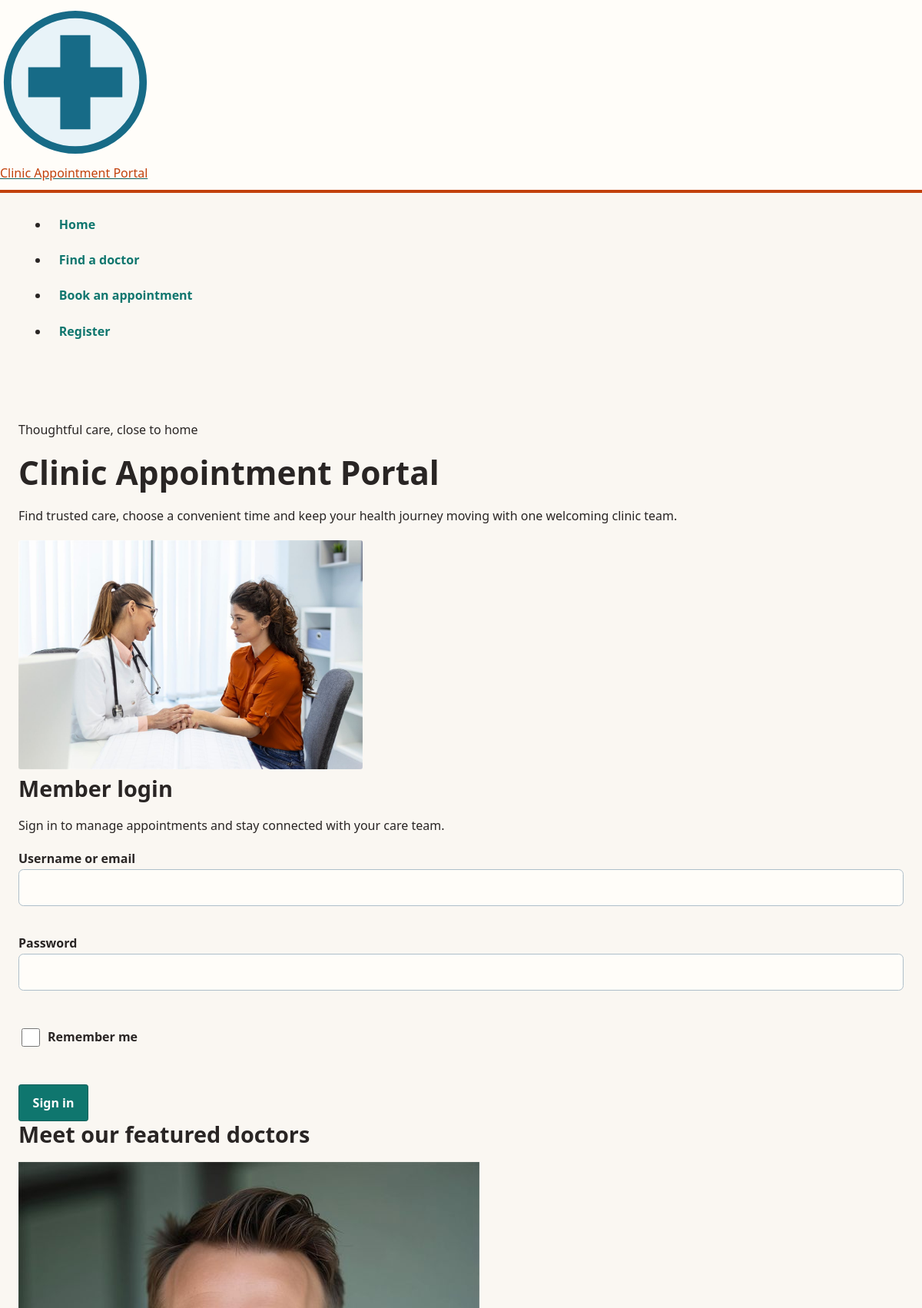
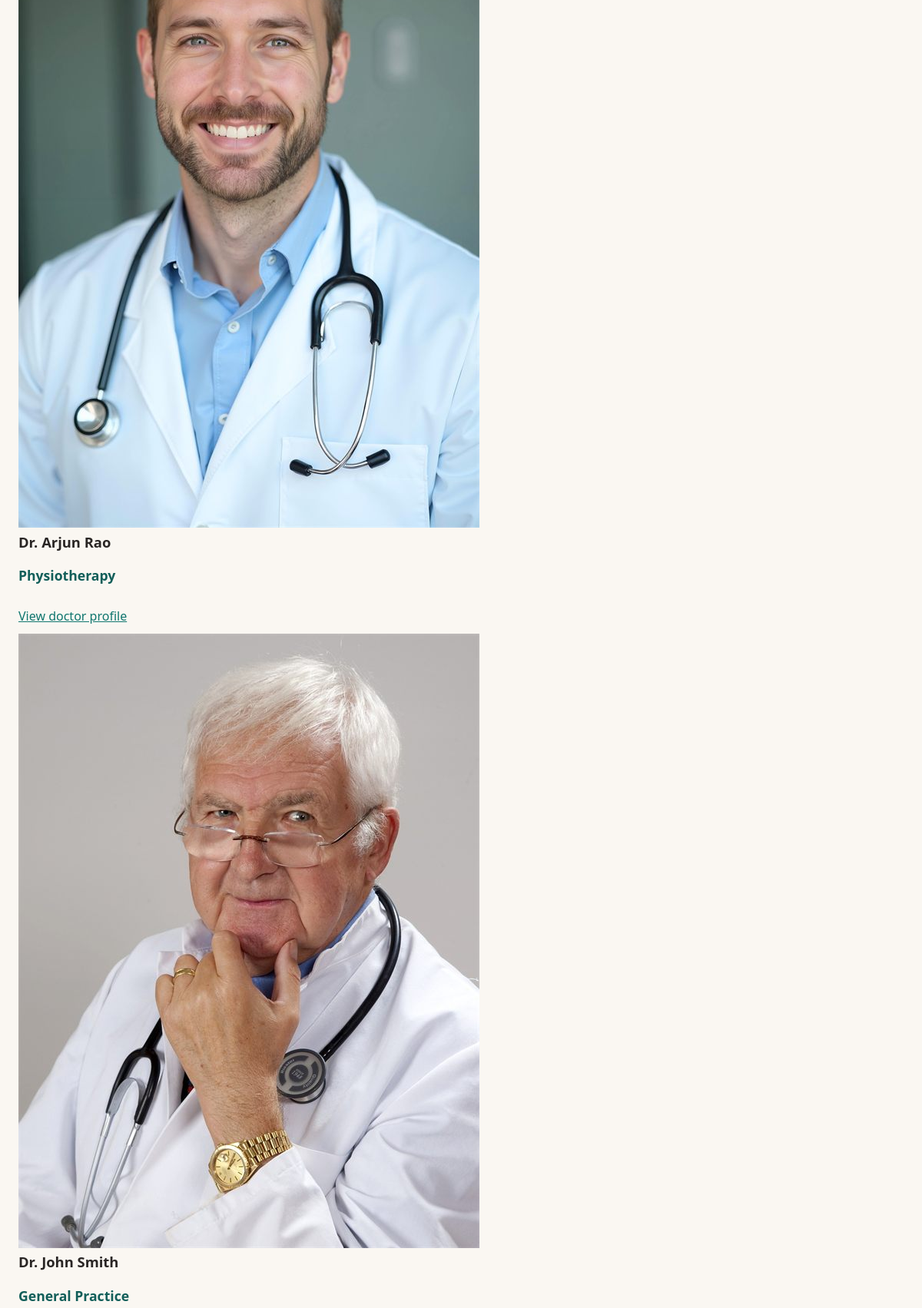
Page /clinic-base/index.php (upper part) on the committed database (2 pictures, top to bottom).
### tables this page shows
CREATE TABLE `doctor` (
  `DoctorID` INT NOT NULL AUTO_INCREMENT,
  `FullName` VARCHAR(100) NOT NULL,
  `User` VARCHAR(100) NOT NULL,
  `HashPass` VARCHAR(255) NOT NULL,
  `Email` VARCHAR(100) NOT NULL,
  `Specialty` VARCHAR(80) DEFAULT NULL,
  `Qualifications` VARCHAR(255) DEFAULT NULL,
  `Languages` VARCHAR(120) DEFAULT NULL,
  `WriteUp` MEDIUMTEXT DEFAULT NULL,
  `ImageURL` VARCHAR(255) DEFAULT NULL,
  PRIMARY KEY (`DoctorID`),
  UNIQUE KEY `uq_doctor_user` (`User`),
  UNIQUE KEY `uq_doctor_email` (`Email`)
);

### clinic-base/lib/helpers.php (called while the page is built, shortened)
<?php
function e(mixed $s): string
{
    return htmlspecialchars($s ?? '', ENT_QUOTES, 'UTF-8');
}
function base_path(): string
{
    static $base = null;
    if ($base !== null) {
        return $base;
    }
    $base = '';
    $script = str_replace('\\', '/', (string) ($_SERVER['SCRIPT_NAME'] ?? ''));
    $file = realpath((string) ($_SERVER['SCRIPT_FILENAME'] ?? ''));
    $root = realpath(dirname(__DIR__));
    $inApp = str_replace('\\', '/', substr($file, strlen($root)));
    if ($inApp !== '' && strcasecmp(substr($script, -strlen($inApp)), $inApp) === 0) {
        $base = rtrim(substr($script, 0, -strlen($inApp)), '/');
    }
    return $base;
}
function url(string $path): string
{
    return base_path() . $path;
}
function app_request_uri(): string
{
    $uri = (string) ($_SERVER['REQUEST_URI'] ?? '/');
    $base = base_path();
    if ($base !== '' && strncasecmp($uri, $base, strlen($base)) === 0) {
        $uri = substr($uri, strlen($base));
    }
    return $uri === '' ? '/' : $uri;
}
function old(string $key, mixed $default = ''): mixed
{
    $value = $_SESSION['old'][$key] ?? $default;
    return $value;
}

### clinic-base/lib/auth.php (called while the page is built, shortened)
<?php
require_once __DIR__ . DIRECTORY_SEPARATOR . 'helpers.php';
function current_user(): ?array
{
    if (array_key_exists('_auth_current_user_cache', $GLOBALS)) {
        return $GLOBALS['_auth_current_user_cache'];
    }
    $role = $_SESSION['role'] ?? null;
    $id = $_SESSION['id'] ?? null;
    if (!is_string($role) || !in_array($role, ['doctor', 'patient', 'admin'], true)) {
        return auth_cache_current_user(null);
    }
    $profile = account_by_id($role, (int) $id);
    $profile['role'] = $role;
    $profile['id'] = (int) $id;
    return auth_cache_current_user($profile);
}
function auth_cache_current_user(?array $user): ?array
{
    return $user;
}

### clinic-base/models/doctors.php (called while the page is built, shortened)
<?php
require_once dirname(__DIR__) . DIRECTORY_SEPARATOR . 'lib' . DIRECTORY_SEPARATOR . 'db.php';
function all_doctors(?string $specialty = null): array
{
    $sql = 'SELECT `DoctorID`, `FullName`, `Specialty`, `Qualifications`, `Languages`, `WriteUp`, `ImageURL`
                , (SELECT MIN(`SlotDateTime`)
                   FROM `slots`
                   WHERE `slots`.`DoctorID` = `doctor`.`DoctorID`
                     AND `slots`.`Status` = \'Available\'
                     AND `slots`.`SlotDateTime` >= NOW()) AS `NextAvailable`
            FROM `doctor`';
    $params = [];
    $sql .= ' ORDER BY `FullName`';
    return q_all($sql, $params);
}

### clinic-base/lib/db.php (called while the page is built, shortened)
<?php
function db(): PDO
{
    static $connection;
    if (!$connection instanceof PDO) {
        $dsn = 'mysql:host=' . DB_HOST
            . ';dbname=' . DB_NAME
            . ';charset=utf8mb4';
        $connection = new PDO($dsn, DB_USER, DB_PASS, [
            PDO::ATTR_ERRMODE => PDO::ERRMODE_EXCEPTION,
            PDO::ATTR_DEFAULT_FETCH_MODE => PDO::FETCH_ASSOC,
            PDO::ATTR_EMULATE_PREPARES => false,
            PDO::MYSQL_ATTR_INIT_COMMAND => "SET time_zone = '" . (new DateTimeImmutable())->format('P') . "'",
        ]);
    }
    return $connection;
}
function q(string $sql, array $params = []): PDOStatement
{
    $statement = db()->prepare($sql);
    $statement->execute($params);
    return $statement;
}
function q_all(string $sql, array $params = []): array
{
    return q($sql, $params)->fetchAll();
}

### clinic-base/index.php (the view, shortened to what this page needs)
<?php
require_once __DIR__ . DIRECTORY_SEPARATOR . 'lib' . DIRECTORY_SEPARATOR . 'helpers.php';
require_once __DIR__ . DIRECTORY_SEPARATOR . 'lib' . DIRECTORY_SEPARATOR . 'auth.php';
require_once __DIR__ . DIRECTORY_SEPARATOR . 'models' . DIRECTORY_SEPARATOR . 'doctors.php';
$doctors = array_slice(all_doctors(), 0, 3);
$user = current_user();
$homeByRole = [
    'patient' => '/patient/home.php',
    'doctor' => '/doctor/home.php',
    'admin' => '/admin/console.php',
];
$home = is_array($user) ? ($homeByRole[(string) ($user['role'] ?? '')] ?? '/index.php') : null;
require __DIR__ . DIRECTORY_SEPARATOR . 'partials' . DIRECTORY_SEPARATOR . 'header.php';
require __DIR__ . DIRECTORY_SEPARATOR . 'partials' . DIRECTORY_SEPARATOR . 'nav.php';
?>
<main>
    <section class="hero-band">
        <div class="hero-copy">
            <p class="eyebrow">Thoughtful care, close to home</p>
            <h1>Clinic Appointment Portal</h1>
            <p>Find trusted care, choose a convenient time and keep your health journey moving with one welcoming clinic team.</p>
        </div>
        <img src="<?= e(url('/assets/img/Doctor_Consulting.jpg')) ?>" width="1280" height="853" decoding="async" alt="A doctor consulting with a patient" class="hero-image">
    </section>
    <section class="member-login" aria-labelledby="member-login-heading">
<?php if ($user !== null): ?>
        <h2 id="member-login-heading">Welcome back, <?= e((string) ($user['FullName'] ?? $user['User'] ?? 'member')) ?>.</h2>
        <p>Your clinic portal is ready when you are.</p>
        <a class="button" href="<?= e(url($home ?? '/index.php')) ?>">Go to your home</a>
<?php else: ?>
        <h2 id="member-login-heading">Member login</h2>
        <p>Sign in to manage appointments and stay connected with your care team.</p>
        <form method="post" action="<?= e(url('/actions/login.php')) ?>">
            <p>
                <label for="username-or-email">Username or email</label>
                <input id="username-or-email" name="username_or_email" type="text" value="<?= e((string) old('username_or_email')) ?>" autocomplete="username" required>
            </p>
            <p>
                <label for="login-password">Password</label>
                <input id="login-password" name="password" type="password" autocomplete="current-password" required>
            </p>
            <p>
                <label><input name="remember_me" type="checkbox" value="1"> Remember me</label>
            </p>
            <button type="submit">Sign in</button>
        </form>
<?php endif; ?>
    </section>
    <section class="featured-doctors" aria-labelledby="featured-doctors-heading">
        <h2 id="featured-doctors-heading">Meet our featured doctors</h2>
        <div class="doctor-cards">
<?php if ($doctors === []): ?>
            <p class="empty-state">No doctors are currently available.</p>
<?php else: ?>
<?php foreach ($doctors as $doctor):
    $image = trim((string) ($doctor['ImageURL'] ?? ''));
    $image = $image === '' ? '/assets/img/clinic-logo.svg' : '/' . ltrim($image, '/');
?>
            <article class="doctor-card">
                <img src="<?= e(url($image)) ?>" alt="Portrait of <?= e((string) $doctor['FullName']) ?>">
                <h3><?= e((string) $doctor['FullName']) ?></h3>
<?php if (trim((string) ($doctor['Specialty'] ?? '')) !== ''): ?>
                <p class="doctor-specialty"><?= e((string) $doctor['Specialty']) ?></p>
<?php endif; ?>
                <a href="<?= e(url('/doctor.php?id=' . (int) $doctor['DoctorID'])) ?>">View doctor profile</a>
            </article>
<?php endforeach; ?>
<?php endif; ?>
        </div>
    </section>
</main>
<?php
require __DIR__ . DIRECTORY_SEPARATOR . 'partials' . DIRECTORY_SEPARATOR . 'footer.php';

### clinic-base/assets/tokens.css (style rules this page uses)
:root { --c-ink: #292524; --c-muted: #57534e; --c-paper: #fffdf9; --c-surface: #faf7f2; --c-line: #ded6ca; --c-primary: #0f766e; --c-primary-dark: #115e59; --c-accent: #c2410c; --c-success: #166534; --c-danger: #b91c1c; }

### clinic-base/assets/style.css (style rules this page uses)
:root { --ink: var(--c-ink); --muted: #57534e; --paper: var(--c-paper); --surface: var(--c-surface); --line: var(--c-line); --brand: var(--c-primary); --brand-dark: var(--c-primary-dark); --accent: var(--c-accent); --success: var(--c-success); --danger: var(--c-danger); --warning: #fff7ed; --danger-soft: #fef2f2; --space-1: 0.375rem; --space-2: 0.75rem; --space-3: 1.125rem; --space-4: 1.5rem; --space-5: 2.25rem; --space-6: 3.5rem; --radius: 0.2rem; }
* { box-sizing: border-box; }
html { color: var(--ink); background: var(--surface); font-family: "Segoe UI", Arial, sans-serif; font-size: 100%; line-height: 1.6; }
body { margin: 0; min-width: 0; background: var(--surface); overflow-x: hidden; }
img { max-width: 100%; height: auto; }
a { display: inline-block; min-height: 2.75rem; padding-block: 0.55rem; color: var(--brand); }
a:link { color: var(--brand); }
h1, h2, h3 { line-height: 1.2; margin: 0 0 var(--space-3); }
h1 { font-size: clamp(1.8rem, 4vw, 2.65rem); }
h2 { font-size: clamp(1.35rem, 3vw, 1.8rem); }
h3 { font-size: 1.15rem; }
p, ul, ol { margin: 0 0 var(--space-3); }
.site-header-inner, .site-nav, main, .site-footer { width: min(72rem, calc(100% - 2rem)); margin-inline: auto; }
main { padding-block: var(--space-6); }
.doctor-specialty { color: var(--brand-dark); font-size: 1.1rem; font-weight: 700; }
form { display: grid; gap: var(--space-3); }
label { display: grid; gap: var(--space-1); color: var(--ink); font-weight: 700; }
input, select, textarea { width: 100%; border: 1px solid #aebfca; border-radius: 0.4rem; background: var(--paper); color: var(--ink); font: inherit; padding: 0.65rem 0.75rem; }
input, select { min-height: 2.75rem; }
button, .button, input[type="submit"], input[type="button"] { display: inline-block; width: fit-content; border: 1px solid var(--brand-dark); min-height: 2.75rem; border-radius: 0.2rem; background: var(--brand); color: #fff; cursor: pointer; font: inherit; font-weight: 700; padding: 0.65rem 1.1rem; text-decoration: none; }
input[type="checkbox"], input[type="radio"] { width: 1.5rem; height: 1.5rem; accent-color: var(--brand); }
:where(a, button, input, select, textarea, [role="button"]):focus-visible { outline: 0.2rem solid var(--accent); outline-offset: 0.2rem; box-shadow: 0 0 0 0.35rem rgba(194, 65, 12, 0.22); }
:where(a, button, input, select, textarea, [role="button"]):focus { outline: 0.2rem solid var(--accent); outline-offset: 0.2rem; }
label:has(input[type="checkbox"]), label:has(input[type="radio"]) { min-height: 2.75rem; grid-template-columns: 2rem 1fr; align-items: center; }
.hero-image { width: min(100%, 28rem); aspect-ratio: 3 / 2; object-fit: cover; border-radius: var(--radius); }

### rows in the picture
doctor: ImageURL (picture), FullName "Dr. Arjun Rao", Specialty "Physiotherapy"
doctor: ImageURL (picture), FullName "Dr. John Smith", Specialty "General Practice"

### other values in the picture
$link['label'] "Home"
$link['label'] "Find a doctor"
$link['label'] "Book an appointment"
$link['label'] "Register"
